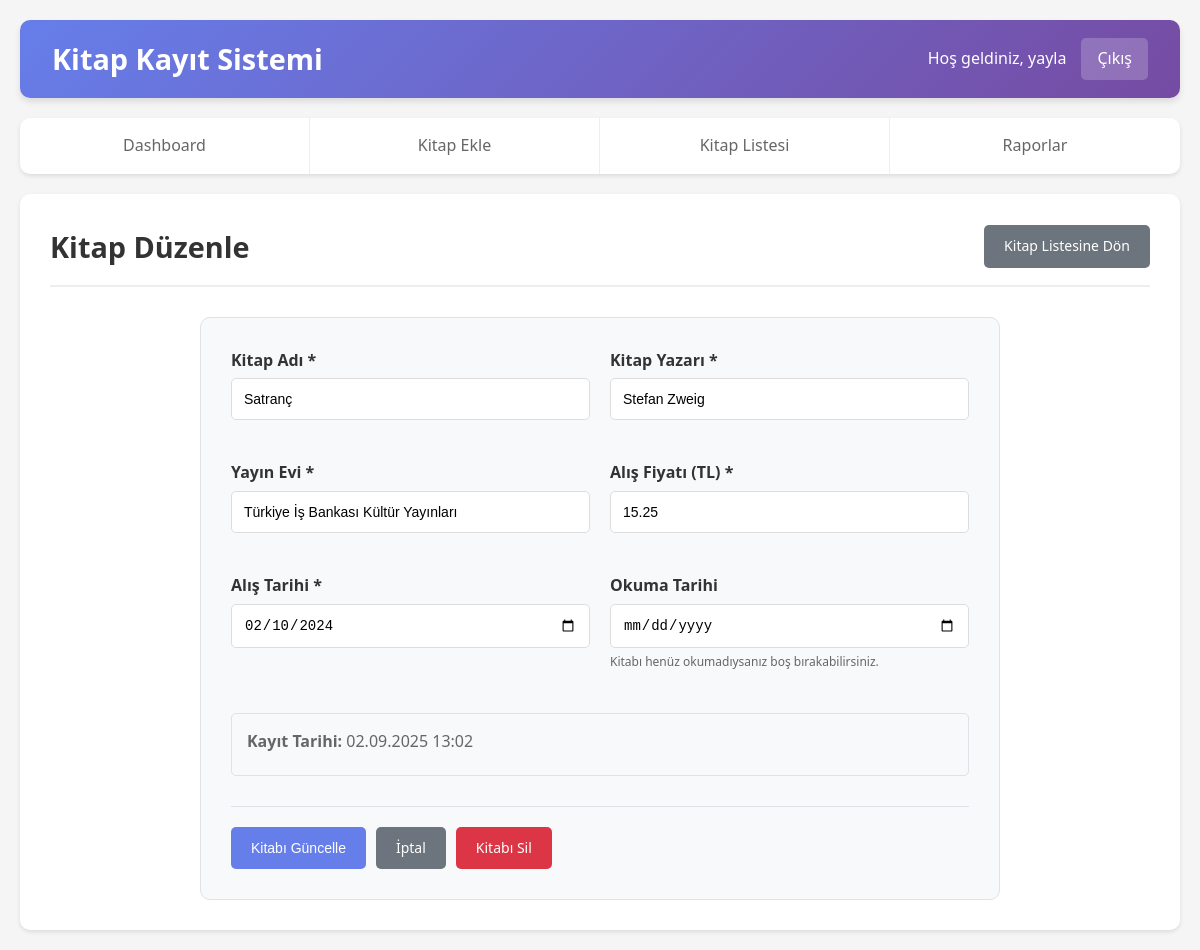
Page /pages/edit_book.php?id=4 (signed in) on the committed database.
### tables this page shows
CREATE TABLE IF NOT EXISTS kitaplar (
    id INT AUTO_INCREMENT PRIMARY KEY,
    kitap_adi VARCHAR(255) NOT NULL,
    kitap_yazari VARCHAR(255) NOT NULL,
    yayin_evi VARCHAR(255) NOT NULL,
    alis_fiyati DECIMAL(10,2) NOT NULL,
    alis_tarihi DATE NOT NULL,
    okuma_tarihi DATE NULL,
    kayit_tarihi TIMESTAMP DEFAULT CURRENT_TIMESTAMP,
    guncelleme_tarihi TIMESTAMP DEFAULT CURRENT_TIMESTAMP ON UPDATE CURRENT_TIMESTAMP,
    INDEX idx_kitap_adi (kitap_adi),
    INDEX idx_yazar (kitap_yazari),
    INDEX idx_yayin_evi (yayin_evi),
    INDEX idx_alis_tarihi (alis_tarihi),
    INDEX idx_okuma_tarihi (okuma_tarihi)
);

### includes/auth.php (called while the page is built, shortened)
<?php
function getAdminUsername() {
    return $_SESSION['admin_username'] ?? 'Admin';
}
function generateCSRFToken() {
    return $_SESSION['csrf_token'];
}
?>

### includes/functions.php (called while the page is built, shortened)
<?php
function getBook($id) {
    try {
        $db = getDB();
        $sql = "SELECT * FROM kitaplar WHERE id = :id";
        $stmt = $db->prepare($sql);
        $stmt->bindParam(':id', $id);
        $stmt->execute();
        return $stmt->fetch();
    } catch(PDOException $e) {
        error_log("Kitap getirme hatası: " . $e->getMessage());
        return false;
    }
}
function formatDate($date, $format = 'd.m.Y') {
    return date($format, strtotime($date));
}
?>

### pages/edit_book.php (the view, shortened to what this page needs)
<?php
require_once '../includes/auth.php';
require_once '../includes/functions.php';
$book_id = (int)$_GET['id'];
$book = getBook($book_id);
$csrf_token = generateCSRFToken();
?>
<!DOCTYPE html>
<html lang="tr">
<head>
    <link rel="stylesheet" href="../assets/css/style.css">
</head>
<body>
    <div class="container">
        <header class="header">
            <h1>Kitap Kayıt Sistemi</h1>
            <div class="user-info">
                <span>Hoş geldiniz, <?php echo htmlspecialchars(getAdminUsername()); ?></span>
                <a href="dashboard.php?logout=1" class="logout-btn">Çıkış</a>
            </div>
        </header>
        <nav class="navigation">
            <ul>
                <li><a href="dashboard.php">Dashboard</a></li>
                <li><a href="add_book.php">Kitap Ekle</a></li>
                <li><a href="list_books.php">Kitap Listesi</a></li>
                <li><a href="reports.php">Raporlar</a></li>
            </ul>
        </nav>
        <main class="main-content">
            <div class="page-header">
                <h2>Kitap Düzenle</h2>
                <a href="list_books.php" class="btn btn-secondary">Kitap Listesine Dön</a>
            </div>
            <div class="form-container">
                <form method="POST" action="" class="book-form">
                    <div class="form-row">
                        <div class="form-group">
                            <label for="kitap_adi">Kitap Adı *</label>
                            <input type="text" id="kitap_adi" name="kitap_adi"
                                   value="<?php echo htmlspecialchars($_POST['kitap_adi'] ?? $book['kitap_adi']); ?>"
                                   required maxlength="255">
                        </div>
                        <div class="form-group">
                            <label for="kitap_yazari">Kitap Yazarı *</label>
                            <input type="text" id="kitap_yazari" name="kitap_yazari"
                                   value="<?php echo htmlspecialchars($_POST['kitap_yazari'] ?? $book['kitap_yazari']); ?>"
                                   required maxlength="255">
                        </div>
                    </div>
                    <div class="form-row">
                        <div class="form-group">
                            <label for="yayin_evi">Yayın Evi *</label>
                            <input type="text" id="yayin_evi" name="yayin_evi"
                                   value="<?php echo htmlspecialchars($_POST['yayin_evi'] ?? $book['yayin_evi']); ?>"
                                   required maxlength="255">
                        </div>
                        <div class="form-group">
                            <label for="alis_fiyati">Alış Fiyatı (TL) *</label>
                            <input type="number" id="alis_fiyati" name="alis_fiyati"
                                   value="<?php echo htmlspecialchars($_POST['alis_fiyati'] ?? $book['alis_fiyati']); ?>"
                                   step="0.01" min="0" required>
                        </div>
                    </div>
                    <div class="form-row">
                        <div class="form-group">
                            <label for="alis_tarihi">Alış Tarihi *</label>
                            <input type="date" id="alis_tarihi" name="alis_tarihi"
                                   value="<?php echo htmlspecialchars($_POST['alis_tarihi'] ?? $book['alis_tarihi']); ?>"
                                   required>
                        </div>
                        <div class="form-group">
                            <label for="okuma_tarihi">Okuma Tarihi</label>
                            <input type="date" id="okuma_tarihi" name="okuma_tarihi"
                                   value="<?php echo htmlspecialchars($_POST['okuma_tarihi'] ?? $book['okuma_tarihi']); ?>">
                            <small class="form-help">Kitabı henüz okumadıysanız boş bırakabilirsiniz.</small>
                        </div>
                    </div>
                    <div class="book-info">
                        <p><strong>Kayıt Tarihi:</strong> <?php echo formatDate($book['kayit_tarihi'], 'd.m.Y H:i'); ?></p>
                    </div>
                    <div class="form-actions">
                        <button type="submit" class="btn btn-primary">Kitabı Güncelle</button>
                        <a href="list_books.php" class="btn btn-secondary">İptal</a>
                        <a href="?delete=<?php echo $book['id']; ?>&csrf_token=<?php echo $csrf_token; ?>"
                           class="btn btn-danger"
                           onclick="return confirm('Bu kitabı silmek istediğinizden emin misiniz?')">Kitabı Sil</a>
                    </div>
                </form>
            </div>
        </main>
    </div>
</body>
</html>

### assets/css/style.css (style rules this page uses)
* { margin: 0; padding: 0; box-sizing: border-box; }
body { font-family: 'Segoe UI', Tahoma, Geneva, Verdana, sans-serif; line-height: 1.6; color: #333; background-color: #f5f5f5; }
.container { max-width: 1200px; margin: 0 auto; padding: 20px; }
.header { background: linear-gradient(135deg, #667eea 0%, #764ba2 100%); color: white; padding: 1rem 2rem; border-radius: 10px; margin-bottom: 20px; display: flex; justify-content: space-between; align-items: center; box-shadow: 0 4px 6px rgba(0, 0, 0, 0.1); }
.header h1 { font-size: 1.8rem; font-weight: 600; }
.user-info { display: flex; align-items: center; gap: 15px; }
.logout-btn { background: rgba(255, 255, 255, 0.2); color: white; padding: 8px 16px; text-decoration: none; border-radius: 5px; transition: background 0.3s; }
.navigation { background: white; border-radius: 10px; margin-bottom: 20px; box-shadow: 0 2px 4px rgba(0, 0, 0, 0.1); overflow: hidden; }
.navigation ul { list-style: none; display: flex; margin: 0; padding: 0; }
.navigation li { flex: 1; }
.navigation a { display: block; padding: 15px 20px; text-decoration: none; color: #666; text-align: center; transition: all 0.3s; border-right: 1px solid #eee; }
.navigation li:last-child a { border-right: none; }
.main-content { background: white; border-radius: 10px; padding: 30px; box-shadow: 0 2px 4px rgba(0, 0, 0, 0.1); min-height: 500px; }
.page-header { display: flex; justify-content: space-between; align-items: center; margin-bottom: 30px; padding-bottom: 15px; border-bottom: 2px solid #eee; }
.page-header h2 { color: #333; font-size: 1.8rem; font-weight: 600; }
.btn { display: inline-block; padding: 10px 20px; background: #667eea; color: white; text-decoration: none; border-radius: 5px; border: none; cursor: pointer; font-size: 14px; transition: all 0.3s; text-align: center; }
.btn-primary { background: #667eea; }
.btn-secondary { background: #6c757d; }
.btn-danger { background: #dc3545; }
.form-container { max-width: 800px; margin: 0 auto; }
.book-form { background: #f8f9fa; padding: 30px; border-radius: 10px; border: 1px solid #dee2e6; }
.form-row { display: grid; grid-template-columns: 1fr 1fr; gap: 20px; margin-bottom: 20px; }
.form-group { margin-bottom: 20px; }
.form-group label { display: block; margin-bottom: 5px; font-weight: 600; color: #333; }
.form-group input, .form-group select { width: 100%; padding: 12px; border: 1px solid #ddd; border-radius: 5px; font-size: 14px; transition: border-color 0.3s; }
.form-help { font-size: 12px; color: #666; margin-top: 5px; }
.form-actions { display: flex; gap: 10px; justify-content: flex-start; margin-top: 30px; padding-top: 20px; border-top: 1px solid #dee2e6; }
.book-info { background: #f8f9fa; padding: 15px; border-radius: 5px; margin: 20px 0; border: 1px solid #dee2e6; }
.book-info p { margin-bottom: 5px; color: #666; }

### rows in the picture
kitaplar: kitap_adi "Satranç", kitap_yazari "Stefan Zweig", yayin_evi "Türkiye İş Bankası Kültür Yayınları", alis_fiyati "15.25", alis_tarihi "02/10/2024", kayit_tarihi "02.09.2025 13:02"

### other values in the picture
getAdminUsername() "yayla"
